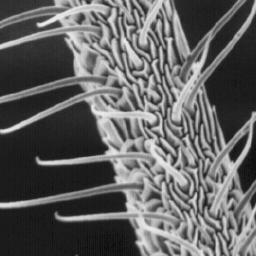
#> input picture TV_deblur_PDS_python/images/Culicoidae256.png, 256 x 256 px, found by its file name
$ jupyter execute TV_deblur_PDS_CuPy.ipynb   (shell and % lines are left out)   (older library calls are emulated)
#> lines starting #> are read from the running program, lines starting #| are printed output that depends on the picture
主-双対近接分離法による全変動最小化に基づく画像復元(CuPy版)
--

CuPyのインストール
---

ファイルのアップロード
---

[cell 1]
from google.colab import files
uploaded = files.upload()
#> the answer given: Culicoidae256.png

インポート
---

[cell 2]
import numpy as np
import cupy as cp
import matplotlib.pyplot as plt

パラメータ
---

[cell 3]
lambda_ = 500
gamma1 = 0.003
gamma2 = 1 / (8 * gamma1)
maxIter = 1000
stopcri = 0.01
cmap = 'gray'

# numpy or cupy
xp = np
# xp = cp

観測データの生成
---

[cell 4]
from skimage.io import imread

u_org = imread("Culicoidae256.png", as_grey=True) / 255.
#> u_org: shape (256, 256) float64; min 0.0627, max 0.922, mean 0.382
u_org = xp.array(u_org)
rows, cols = u_org.shape
#> rows = 256; cols = 256
N = rows * cols
#> N = 65536

# blur operator
psfsize = 7
psf = xp.ones((psfsize, psfsize))
psf /= xp.sum(psf)
blu = xp.zeros(u_org.shape)
blu[:psf.shape[0], :psf.shape[1]] = psf
blu = xp.roll(blu, -(psfsize//2), 0)
blu = xp.roll(blu, -(psfsize//2), 1)
bluf = xp.fft.fft2(blu)
bluft = xp.conj(bluf)
Phi = lambda z: xp.fft.ifft2(xp.fft.fft2(z) * bluf).real
Phit = lambda z: xp.fft.ifft2(xp.fft.fft2(z) * bluft).real

sigma = 2.5 / 255 # noise standard deviation
xp.random.seed(42)
v = Phi(u_org) + sigma * xp.random.randn(rows, cols)
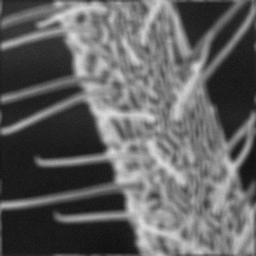
#> v: shape (256, 256) float64; min 0.051, max 0.86, mean 0.382

fig, ax = plt.subplots(1, 2)
ax = ax.flatten()

if xp == cp:
  ax[0].imshow(cp.asnumpy(u_org), cmap=cmap)
  ax[1].imshow(cp.asnumpy(v), cmap=cmap)
else:
  ax[0].imshow(u_org, cmap=cmap)
  ax[1].imshow(v, cmap=cmap)

ax[0].set_title('Original')
ax[1].set_title('Observation')

for a in ax:
    a.axis('off')

plt.savefig("data.png", dpi=220)
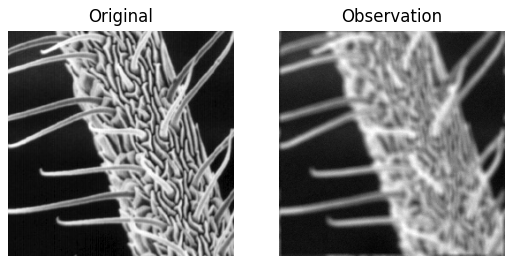
#> figure drawn by matplotlib, 2 panels

Primal Dual Splitting
---

[cell 5]
from skimage.measure import compare_psnr
import time

#  difference operator
D = lambda z: xp.dstack((xp.roll(z, -1, 0) - z, xp.roll(z, -1, 1) - z))
Dt = lambda z: xp.r_[-z[:1, :, 0] + z[-1:, :, 0], -z[1:, :, 0] + z[:-1, :, 0]] + xp.c_[-z[:, :1, 1] + z[:, -1:, 1], -z[:, 1:, 1] + z[:, :-1, 1]]

# variables
u = v
z = D(v)

start = time.time()

for i in range(maxIter):
    upre = u.copy()

    # update u
    nablaF = lambda_ * Phit(Phi(u) - v)
    u = u - gamma1 * (nablaF + Dt(z))
    u[u > 1] = 1
    u[u < 0] = 0

    # update z
    z = z + gamma2 * D(2 * u - upre)
    temp = z / gamma2
    onemat = xp.ones((rows, cols))
    thresh = 1 / xp.sqrt(xp.sum(temp ** 2, 2)) / gamma2
    thresh[thresh > 1] = 1
    coef = onemat - thresh
    temp = xp.dstack((coef, coef)) * temp
    z = z - gamma2 * temp

    # stopping condition
    error = u - upre
    error = xp.linalg.norm(error)
#     print(compare_psnr(u_org, u))
    if error < stopcri:
        break
#> this loop made 197 passes
#> error on passes 1 to 3: 6.41, 2.55, 1.66
#> pass 1, `nablaF = lambda_ * Phit(Phi(u) - v)`:
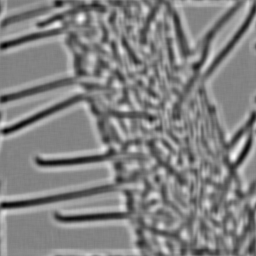
#> nablaF: shape (256, 256) float64; min -32.26, max 30.66, mean 0; drawn with min black and max white
#> pass 1, `coef = onemat - thresh`:
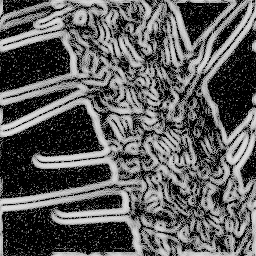
#> coef: shape (256, 256) float64; min 0, max 0.893, mean 0.366
#> after the loop:
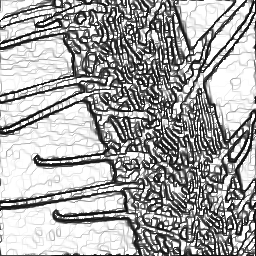
#> thresh: shape (256, 256) float64; min 0.0354, max 1, mean 0.655
#> after the loop:
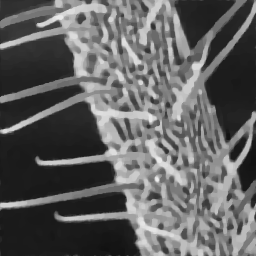
#> u: shape (256, 256) float64; min 0.0702, max 0.934, mean 0.382

print(time.time() - start)

fig, ax = plt.subplots(1, 3, figsize=(12, 4))
ax = ax.flatten()

if xp == cp:
  ax[0].imshow(cp.asnumpy(u_org), cmap=cmap)
  ax[1].imshow(cp.asnumpy(v), cmap=cmap)
  ax[2].imshow(cp.asnumpy(u), cmap=cmap)
else:
  ax[0].imshow(u_org, cmap=cmap)
  ax[1].imshow(v, cmap=cmap)
  ax[2].imshow(u, cmap=cmap)

ax[0].set_title('Original\nPSNR [dB]')
if xp == cp:
  ax[1].set_title('Observation\n{:.2f}'.format(compare_psnr(cp.asnumpy(u_org), cp.asnumpy(v))))
  ax[2].set_title('Restored\n{:.2f}'.format(compare_psnr(cp.asnumpy(u_org), cp.asnumpy(u))))
else:
  ax[1].set_title('Observation\n{:.2f}'.format(compare_psnr(u_org, v)))
  ax[2].set_title('Restored\n{:.2f}'.format(compare_psnr(u_org, u)))

for a in ax:
    a.axis('off')

plt.savefig("result.png", dpi=220)

[cell 6]
cupy_elapsed_time = 2.752220630645752
numpy_elapsed_time = 2.8365890979766846

plt.bar(np.arange(2), [numpy_elapsed_time, cupy_elapsed_time])
plt.xticks(np.arange(2), ['numpy', 'cupy'])
plt.ylabel('Time [sec]')
plt.show()
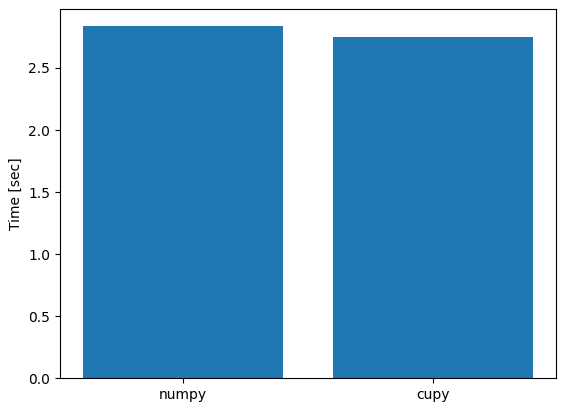
#> figure drawn by matplotlib, 1 panel
